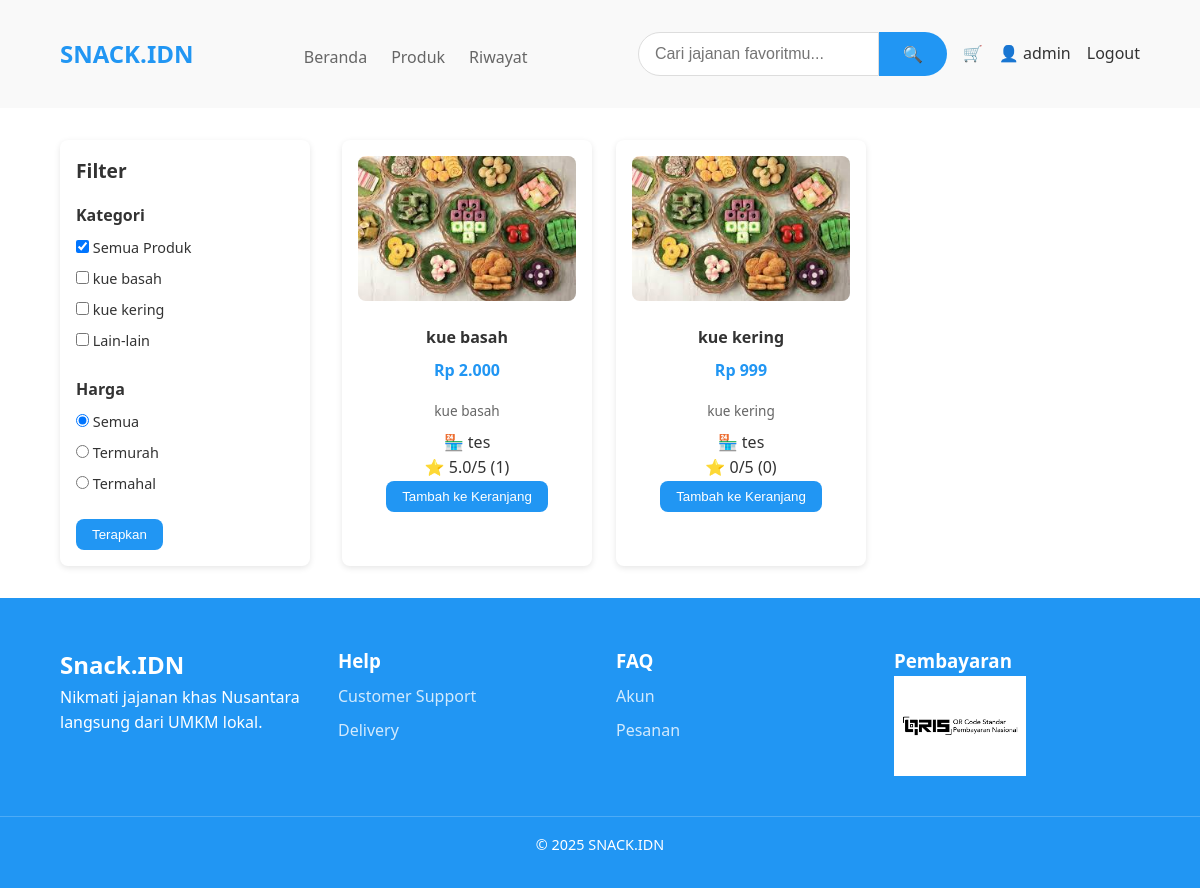
/public/product.php (signed in), run on the app's committed database.
### tables this page shows
CREATE TABLE `category` (
  `id` int(11) NOT NULL,
  `name` varchar(100) NOT NULL,
  `created_at` datetime DEFAULT current_timestamp()
);

CREATE TABLE `product` (
  `id` varchar(36) NOT NULL,
  `seller_id` varchar(36) NOT NULL,
  `category_id` int(11) DEFAULT NULL,
  `name` varchar(255) NOT NULL,
  `description` text DEFAULT NULL,
  `price` decimal(10,2) NOT NULL,
  `stock` int(11) NOT NULL,
  `image_url` text DEFAULT NULL,
  `created_at` datetime DEFAULT current_timestamp()
);

CREATE TABLE `user` (
  `id` varchar(36) NOT NULL,
  `name` varchar(255) NOT NULL,
  `email` varchar(255) NOT NULL,
  `password` varchar(255) NOT NULL,
  `role` enum('pembeli','penjual','admin') NOT NULL,
  `phone` varchar(20) DEFAULT NULL,
  `address` text DEFAULT NULL,
  `store_description` text DEFAULT NULL,
  `store_logo` varchar(255) DEFAULT NULL,
  `status` enum('active','suspended') DEFAULT 'active',
  `created_at` datetime DEFAULT current_timestamp()
);

### models/Rating.php (called while the page is built, shortened)
<?php
class Rating {
    private $conn;
    public function __construct($db) {
        $this->conn = $db;
    }
    public function getAverage($product_id) {
        $stmt = $this->conn->prepare("SELECT AVG(rating) AS avg_rating, COUNT(*) AS total_rating
                                      FROM rating WHERE product_id=?");
        $stmt->bind_param("s", $product_id);
        $stmt->execute();
        return $stmt->get_result()->fetch_assoc();
    }
}
?>

### public/product.php (the view, shortened to what this page needs)
<?php
require_once __DIR__ . '/../models/Product.php';
require_once __DIR__ . '/../models/Rating.php';
require_once __DIR__ . '/../config/database.php';
$user = $_SESSION['user'] ?? null;
$ratingModel  = new Rating($conn);
$categories = [];
$catResult = $conn->query("SELECT * FROM category ORDER BY name ASC");
if ($catResult) {
    while ($row = $catResult->fetch_assoc()) {
        $categories[] = $row;
    }
}
$sql = "SELECT p.*, c.name AS category_name, u.name AS seller_name
FROM product p
LEFT JOIN category c ON p.category_id = c.id
LEFT JOIN user u ON p.seller_id = u.id";
$products = $conn->query($sql);
?>
<!DOCTYPE html>
<html lang="id">
<head>
<link rel="stylesheet" href="../assets/css/base.css">
<link rel="stylesheet" href="../assets/css/product.css">
</head>
<body>
<header class="header">
    <div class="container header__content">
        <a href="<?= $user ? 'homepage.php' : '../index.php' ?>" class="logo">SNACK.IDN</a>
        <nav class="nav nav--bottom">
            <a href="<?= $user ? 'homepage.php' : '../index.php' ?>" class="nav__link">Beranda</a>
            <a href="product.php" class="nav__link">Produk</a>
            <a href="riwayat.php" class="nav__link">Riwayat</a>
        </nav>
        <div class="header__top">
            <?php include __DIR__ . '/../partials/search.php'; ?>
            <div class="header__actions">
                <a href="<?= $user ? 'cart.php' : 'login.php' ?>"
                   onclick="<?= $user ? '' : 'alert(\'Silakan login terlebih dahulu untuk melihat keranjang.\');' ?>">🛒</a>
                <?php if ($user): ?>
                    <a href="profile.php"><span class="icon-profile">👤 <?= htmlspecialchars($user['name']) ?></span></a>
                    <a href="logout.php">Logout</a>
                <?php else: ?>
                    <a href="login.php" class="icon-btn">👤</a>
                <?php endif; ?>
            </div>
        </div>
    </div>
</header>
<main class="container main-content">
    <aside class="sidebar">
        <h3 class="sidebar__title">Filter</h3>
        <form method="get" action="product.php">
            <div class="filter-group">
                <p class="filter-heading">Kategori</p>
                <label>
                    <input type="checkbox" name="all_category" value="1" <?= empty($_GET['category']) ? 'checked' : '' ?>> Semua Produk
                </label>
                <?php foreach ($categories as $cat): ?>
                    <label>
                        <input type="checkbox" name="category[]" value="<?= $cat['id'] ?>"
                               <?= isset($_GET['category']) && in_array($cat['id'], $_GET['category']) ? 'checked' : '' ?>>
                        <?= htmlspecialchars($cat['name']) ?>
                    </label>
                <?php endforeach; ?>
            </div>
            <div class="filter-group">
                <p class="filter-heading">Harga</p>
                <label>
                    <input type="radio" name="harga" value="" <?= empty($_GET['harga']) ? 'checked' : '' ?>> Semua
                </label>
                <label>
                    <input type="radio" name="harga" value="asc" <?= (isset($_GET['harga']) && $_GET['harga']==='asc') ? 'checked' : '' ?>> Termurah
                </label>
                <label>
                    <input type="radio" name="harga" value="desc" <?= (isset($_GET['harga']) && $_GET['harga']==='desc') ? 'checked' : '' ?>> Termahal
                </label>
            </div>
            <button type="submit" class="terapkan">Terapkan</button>
        </form>
    </aside>
    <section class="products">
        <?php if ($products->num_rows > 0): ?>
            <?php while($row = $products->fetch_assoc()): ?>
                <?php $avg = $ratingModel->getAverage($row['id']); ?>
                <article class="product-card">
                    <a href="product_detail.php?id=<?= $row['id'] ?>">
                        <img src="<?= !empty($row['image_url']) ? '../'.$row['image_url'] : '../assets/img/no-image.png' ?>"
                            alt="<?= htmlspecialchars($row['name']) ?>" class="product-image">
                        <h3 class="product-name"><?= htmlspecialchars($row['name']) ?></h3>
                        <p class="product-price">Rp <?= number_format($row['price'],0,',','.') ?></p>
                        <p class="product-category"><?= htmlspecialchars($row['category_name'] ?? '-') ?></p>
                        <p class="product-seller">🏪 <?= htmlspecialchars($row['seller_name'] ?? 'Tidak diketahui') ?></p>
                    </a>
                    <p class="product-rating">
                        ⭐ <?= $avg['avg_rating'] ? number_format($avg['avg_rating'],1) : '0' ?>/5
                        (<?= $avg['total_rating'] ?>)
                    </p>
                    <?php if ($user): ?>
                        <form method="POST">
                            <button type="submit" name="add_to_cart" class="add-to-cart">Tambah ke Keranjang</button>
                        </form>
                    <?php else: ?>
                        <button class="add-to-cart" onclick="alert('Silakan login terlebih dahulu untuk menambah ke keranjang.');">
                            Tambah ke Keranjang
                        </button>
                    <?php endif; ?>
                </article>
            <?php endwhile; ?>
        <?php else: ?>
            <div class="no-products">
                <p>😢 Produk tidak ditemukan</p>
            </div>
        <?php endif; ?>
    </section>
</main>
<?php include __DIR__ . '/../partials/footer.php'; ?>
</body>
</html>

### assets/css/base.css (style rules this page uses)
:root { --primary: #2196f3; --primary-dark: #1976d2; --text: #333; --text-light: #666; --bg: #fff; --bg-alt: #f9f9f9; --border: #ddd; --gray: #aaa; --radius: 8px; --shadow: 0 2px 6px rgba(0,0,0,0.1); --transition: 0.3s ease; }
* { margin: 0; padding: 0; box-sizing: border-box; }
html, body { font-family: 'Segoe UI', Tahoma, Geneva, Verdana, sans-serif; font-size: 16px; line-height: 1.6; color: var(--text); background-color: var(--bg); }
.container { width: 90%; max-width: 1200px; margin: 0 auto; }
a { text-decoration: none; color: inherit; }
.header, .footer { background: var(--bg-alt); padding: 1rem 0; }
.header__content { display: flex; justify-content: space-between; align-items: center; flex-wrap: wrap; gap: 1rem; }
.logo { font-size: 1.5rem; font-weight: 700; color: var(--primary); }
.nav { display: flex; gap: 1.5rem; flex-wrap: wrap; }
.nav__link { color: var(--text-light); font-weight: 500; transition: var(--transition); }
.header__actions { display: flex; gap: 1rem; }
.header__top { display: flex; align-items: center; justify-content: space-between; margin: 1rem 0; gap: 1rem; }
.nav--bottom { margin-top: 0.5rem; text-align: center; }

### assets/css/product.css (style rules this page uses)
.main-content { display: grid; grid-template-columns: 250px 1fr; gap: 2rem; padding: 2rem 0; }
.sidebar { background: var(--bg); padding: 1rem; border-radius: var(--radius); box-shadow: var(--shadow); }
.sidebar__title { font-size: 1.2rem; font-weight: 700; margin-bottom: 1rem; }
.filter-group { margin-bottom: 1.5rem; }
.filter-heading { font-weight: 600; margin-bottom: 0.5rem; }
.filter-group label { display: block; margin-bottom: 0.5rem; font-size: 0.9rem; cursor: pointer; }
.terapkan { background: var(--primary); color: #fff; border: none; padding: 0.5rem 1rem; border-radius: var(--radius); cursor: pointer; transition: var(--transition); }
.products { display: grid; grid-template-columns: repeat(auto-fill, minmax(220px, 1fr)); gap: 1.5rem; }
.product-card { background: var(--bg); border-radius: var(--radius); box-shadow: var(--shadow); padding: 1rem; text-align: center; transition: var(--transition); }
.product-image { max-width: 100%; border-radius: var(--radius); margin-bottom: 1rem; }
.product-name { font-size: 1rem; font-weight: 600; margin-bottom: 0.5rem; }
.product-price { color: var(--primary); font-weight: 700; margin-bottom: 1rem; }
.product-category { font-size: 0.85rem; color: #666; margin-bottom: 0.5rem; }
.add-to-cart { background: var(--primary); color: #fff; border: none; padding: 0.5rem 1rem; border-radius: var(--radius); cursor: pointer; transition: var(--transition); }

### data on the page
category: name "kue basah"
category: name "kue kering"
category: name "Lain-lain"
product: image_url (picture), name "kue basah", price "2.000", category.name "kue basah", seller.name "tes", avg_rating "5.0", total_rating "1"
product: image_url (picture), name "kue kering", price "999", category.name "kue kering", seller.name "tes", shows "0", total_rating "0"

### other printed values
$user['name'] "admin"
